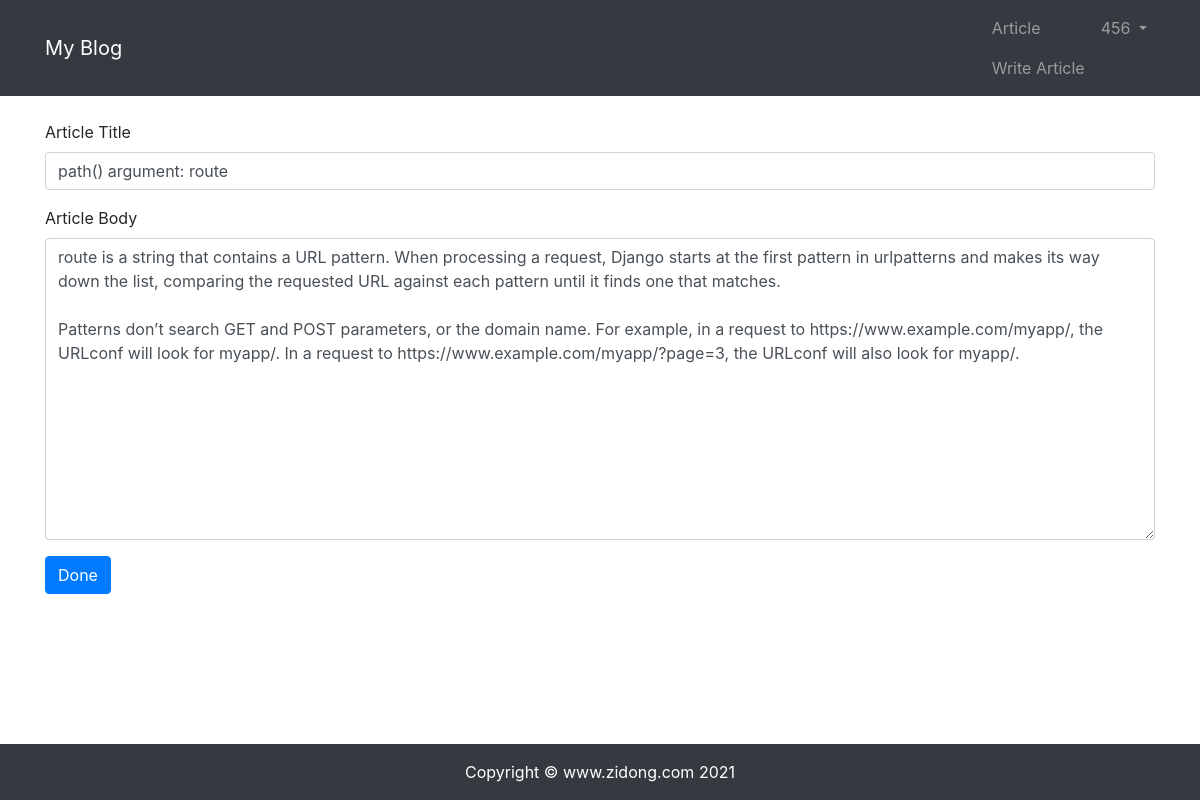
Page /article/article-update/10/ (signed in) on the committed database.
### article/models.py (models this page shows, shortened)
class ArticlePost(models.Model):
    author = models.ForeignKey(User, on_delete=models.CASCADE)
    title = models.CharField(max_length=100)
    body = models.TextField()
    created = models.DateTimeField(default=timezone.now)
    updated = models.DateTimeField(auto_now=True)
    total_views = models.PositiveIntegerField(default=0)
    class Meta:
        ordering = ('-created',)

### article/views.py (the view)
# urls.py: path('article-update/<int:id>/', views.article_update, name='article_update'),
@login_required(login_url='/userprofile/login/')
def article_update(request, id):
    article = ArticlePost.objects.get(id=id)
    if request.user != article.author:
        return HttpResponse("Sorry, You can't modify this article")
    if request.method == "POST":
        article_post_form = ArticlePostForm(data=request.POST)
        if article_post_form.is_valid():
            article.title = request.POST['title']
            article.body = request.POST['body']
            article.save()
            return redirect("article:article_detail", id=id)
        else:
            return HttpResponse("The content of the form is incorrect, please fill in again.")
    else:
        article_post_form = ArticlePostForm()
        context = { 'article': article, 'article_post_form': article_post_form }
        return render(request, 'article/update.html', context)

### article/forms.py
class ArticlePostForm(forms.ModelForm):
    class Meta:
        model = ArticlePost
        fields = ('title', 'body')

### templates/article/update.html (shortened to what this page needs)
{% extends "base.html" %} {% load static %}
{% block content %}
<div class="container">
    <div class="row">
        <div class="col-12">
            <br>
            <form method="post" action=".">
                <div class="form-group">
                    <label for="title">Article Title</label>
                    <input type="text" class="form-control" id="title" name="title" value="{{ article.title }}">
                </div>
                <div class="form-group">
                    <label for="body">Article Body</label>
                    <textarea type="text" class="form-control" id="body" name="body" rows="12">{{ article.body }}</textarea>
                </div>
                <button type="submit" class="btn btn-primary">Done</button>
            </form>
        </div>
    </div>
</div>
{% endblock content %}

### templates/header.html (shortened to what this page needs)
<nav class="navbar navbar-expand-lg navbar-dark bg-dark">
    <div class="container">
        <a class="navbar-brand" href="#">My Blog</a>
        <div>
            <ul class="navbar-nav">
                <li class="nav-item">
                    <a class="nav-link" href="{% url 'article:article_list' %}">Article</a>
                    <a class="nav-link" href="{% url 'article:article_create' %}">Write Article</a>
                </li>
                {% if user.is_authenticated %}
                    <li class="nav-item dropdown">
                        <a class="nav-link dropdown-toggle" href="#" id="navbarDropdown" role="button"
                           data-toggle="dropdown" aria-haspopup="true" aria-expanded="false">
                            {{ user.username }}
                        </a>
                    </li>
                {% else %}
                    <li class="nav-item">
                        <a class="nav-link" href="{% url 'userprofile:login' %}">Login</a>
                    </li>
                {% endif %}
            </ul>
        </div>
    </div>
</nav>

### rows in the picture
ArticlePost: title "path() argument: route", body "route is a string that contains a URL pattern. When processing a request, Django starts at the first pattern in urlpatterns and makes its way down the list, comparing the requested URL against each pattern until it finds one that matches. Patterns don’t search GET and POST parameters, or the domain name. For example, in a request to https://www.example.com/myapp/, the URLconf will look for myapp/. In a request to https://www.example.com/myapp/?page=3, the URLconf will also look for myapp/."

### other values in the picture
{{ user.username }} "456"
